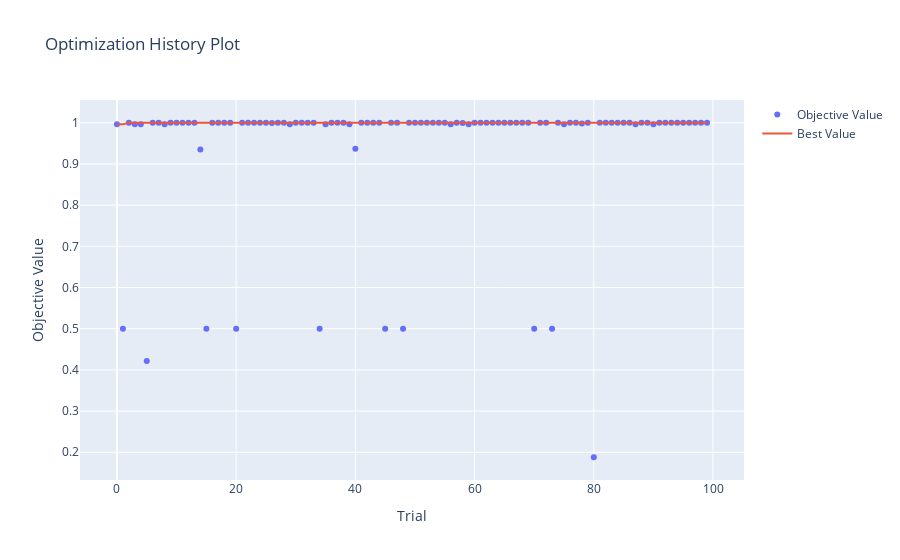

The notebook cell saved with this chart:
### Code cell
optuna.visualization.plot_optimization_history(study)

### Figure 1 — Plotly figure (JSON) as saved in the notebook; plotly's stock layout.template omitted (floating-point values rounded to 4 significant figures)
{"data": [{"mode": "markers", "name": "Objective Value", "type": "scatter", "x": [0, 1, 2, 3, 4, 5, 6, 7, 8, 9, 10, 11, 12, 13, 14, 15, 16, 17, 18, 19, 20, 21, 22, 23, 24, 25, 26, 27, 28, 29, 30, 31, 32, 33, 34, 35, 36, 37, 38, 39, 40, 41, 42, 43, 44, 45, 46, 47, 48, 49, 50, 51, 52, 53, 54, 55, 56, 57, 58, 59, 60, 61, 62, 63, 64, 65, 66, 67, 68, 69, 70, 71, 72, 73, 74, 75, 76, 77, 78, 79, 80, 81, 82, 83, 84, 85, 86, 87, 88, 89, 90, 91, 92, 93, 94, 95, 96, 97, 98, 99], "y": [0.9961, 0.5, 1, 0.9961, 0.9961, 0.4218, 1, 1, 0.9961, 1, 1, 1, 1, 1, 0.9348, 0.5, 1, 1, 1, 1, 0.5, 1, 1, 1, 1, 1, 0.9997, 1, 1, 0.9961, 1, 1, 1, 1, 0.5, 0.9961, 1, 1, 1, 0.9961, 0.9367, 1, 1, 1, 1, 0.5, 1, 1, 0.5, 1, 1, 1, 1, 1, 1, 1, 0.9961, 1, 0.9997, 0.9961, 1, 1, 1, 1, 1, 1, 1, 1, 1, 1, 0.5, 1, 1, 0.5, 1, 0.9961, 1, 1, 0.9979, 1, 0.188, 1, 1, 1, 1, 1, 1, 0.9961, 1, 1, 0.9961, 1, 1, 1, 1, 1, 0.9997, 1, 1, 1]}, {"name": "Best Value", "type": "scatter", "x": [0, 1, 2, 3, 4, 5, 6, 7, 8, 9, 10, 11, 12, 13, 14, 15, 16, 17, 18, 19, 20, 21, 22, 23, 24, 25, 26, 27, 28, 29, 30, 31, 32, 33, 34, 35, 36, 37, 38, 39, 40, 41, 42, 43, 44, 45, 46, 47, 48, 49, 50, 51, 52, 53, 54, 55, 56, 57, 58, 59, 60, 61, 62, 63, 64, 65, 66, 67, 68, 69, 70, 71, 72, 73, 74, 75, 76, 77, 78, 79, 80, 81, 82, 83, 84, 85, 86, 87, 88, 89, 90, 91, 92, 93, 94, 95, 96, 97, 98, 99], "y": [0.9961, 0.9961, 1, 1, 1, 1, 1, 1, 1, 1, 1, 1, 1, 1, 1, 1, 1, 1, 1, 1, 1, 1, 1, 1, 1, 1, 1, 1, 1, 1, 1, 1, 1, 1, 1, 1, 1, 1, 1, 1, 1, 1, 1, 1, 1, 1, 1, 1, 1, 1, 1, 1, 1, 1, 1, 1, 1, 1, 1, 1, 1, 1, 1, 1, 1, 1, 1, 1, 1, 1, 1, 1, 1, 1, 1, 1, 1, 1, 1, 1, 1, 1, 1, 1, 1, 1, 1, 1, 1, 1, 1, 1, 1, 1, 1, 1, 1, 1, 1, 1]}], "layout": {"title": {"text": "Optimization History Plot"}, "xaxis": {"title": {"text": "Trial"}}, "yaxis": {"title": {"text": "Objective Value"}}}}
